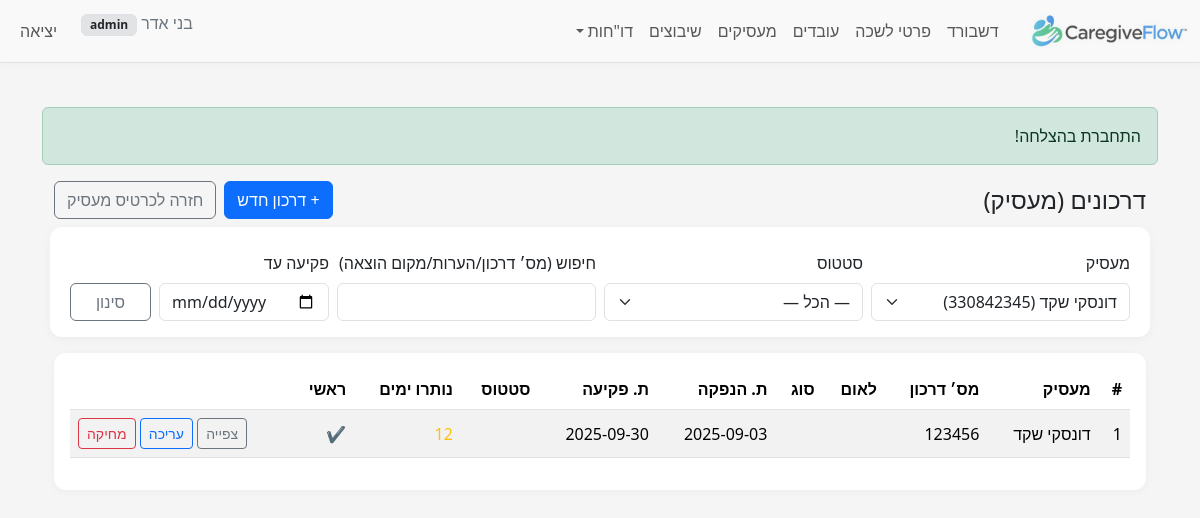
Page /index.php?r=employer_passports/index&employer_id=1 (signed in) on the earlier database version.
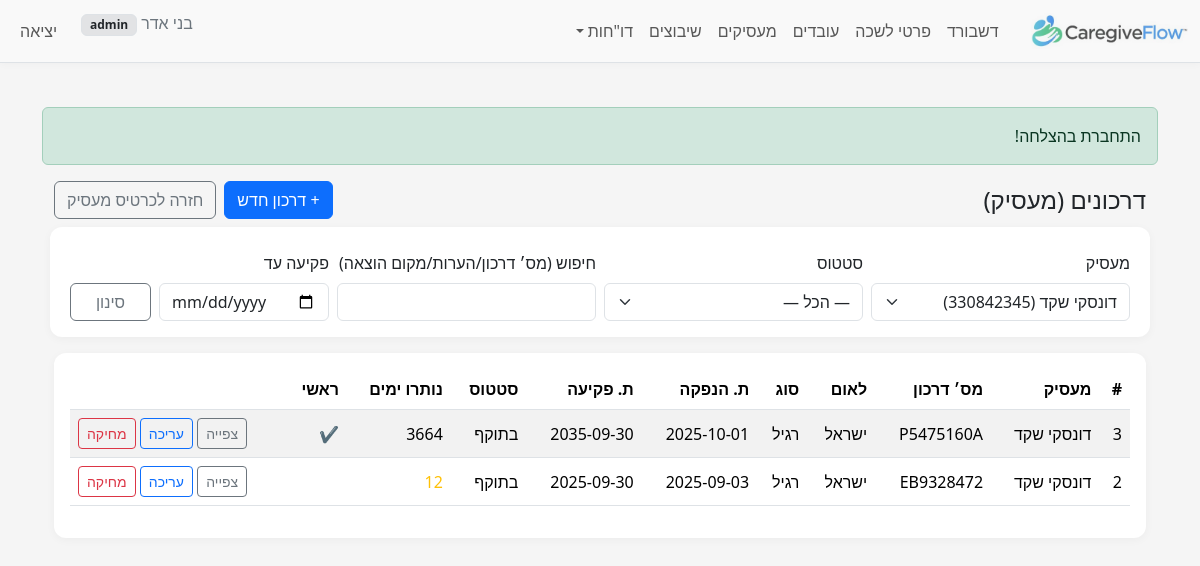
Same page on the later database version.
### tables this page shows
CREATE TABLE `employer_passports` (
  `id` bigint(20) UNSIGNED NOT NULL,
  `employer_id` bigint(20) UNSIGNED NOT NULL,
  `passport_number` varchar(60) NOT NULL,
  `issuing_country_code` char(2) NOT NULL,
  `passport_type_code` tinyint(3) UNSIGNED DEFAULT NULL,
  `country_code` int(10) UNSIGNED DEFAULT NULL,
  `issue_date` date DEFAULT NULL,
  `expiry_date` date DEFAULT NULL,
  `is_primary` tinyint(1) NOT NULL DEFAULT 0,
  `issue_place` varchar(120) DEFAULT NULL,
  `status_code` tinyint(3) UNSIGNED DEFAULT NULL,
  `notes` text DEFAULT NULL,
  `created_at` timestamp NULL DEFAULT current_timestamp(),
  `updated_at` timestamp NULL DEFAULT current_timestamp() ON UPDATE current_timestamp()
);

CREATE TABLE `employers` (
  `id` bigint(20) UNSIGNED NOT NULL,
  `id_type_code` tinyint(3) UNSIGNED NOT NULL,
  `id_number` varchar(20) NOT NULL,
  `passport_number` varchar(20) DEFAULT NULL,
  `last_name` varchar(60) NOT NULL,
  `first_name` varchar(60) NOT NULL,
  `gender_code` tinyint(3) UNSIGNED DEFAULT NULL COMMENT 'Employer gender (1=male,2=female per BAFI)',
  `phone` varchar(10) DEFAULT NULL,
  `phone_prefix_il` varchar(4) DEFAULT NULL,
  `phone_number_il` varchar(10) DEFAULT NULL,
  `phone_alt` varchar(30) DEFAULT NULL,
  `email` varchar(120) DEFAULT NULL,
  `birth_date` date DEFAULT NULL,
  `birth_year` smallint(5) UNSIGNED DEFAULT NULL COMMENT 'Employer birth year (yyyy)',
  `city_code` int(10) UNSIGNED DEFAULT NULL,
  `city_name_he` varchar(120) DEFAULT NULL,
  `street_code` int(10) UNSIGNED DEFAULT NULL,
  `street_name_he` varchar(120) DEFAULT NULL,
  `foreign_country_code` int(10) UNSIGNED DEFAULT NULL COMMENT 'MoI country numeric code for foreign employer',
  `house_no` varchar(10) DEFAULT NULL,
  `apartment` varchar(10) DEFAULT NULL,
  `zipcode` varchar(10) DEFAULT NULL,
  `notes` text DEFAULT NULL,
  `created_at` timestamp NOT NULL DEFAULT current_timestamp(),
  `updated_at` timestamp NULL DEFAULT current_timestamp() ON UPDATE current_timestamp(),
  `company_name` varchar(150) DEFAULT NULL,
  `contact_email` varchar(120) DEFAULT NULL,
  `contact_name` varchar(120) DEFAULT NULL,
  `contact_phone` varchar(30) DEFAULT NULL
);

CREATE TABLE `countries` (
  `country_code` int(10) UNSIGNED NOT NULL,
  `name_he` varchar(100) NOT NULL
);

CREATE TABLE `passport_type_codes` (
  `passport_type_code` tinyint(3) UNSIGNED NOT NULL,
  `name_he` varchar(80) NOT NULL
);

CREATE TABLE `passport_status_codes` (
  `passport_status_code` tinyint(3) UNSIGNED NOT NULL,
  `name_he` varchar(80) NOT NULL
);

### src/controllers/EmployerPassportsController.php (called while the page is built, shortened)
<?php
require_once __DIR__ . '/../models/EmployerPassport.php';
require_once __DIR__ . '/../services/EmployerPassportService.php';
class EmployerPassportsController
{
    public static function index(PDO $pdo)
    {
        $m = new EmployerPassport($pdo);
        $filters = [
            'employer_id'   => $_GET['employer_id'] ?? null,
            'status'        => $_GET['status'] ?? null,
            'q'             => $_GET['q'] ?? null,
            'expires_until' => $_GET['expires_until'] ?? null,
        ];
        $page  = max(1, (int)($_GET['page'] ?? 1));
        $limit = 25; $offset = ($page - 1) * $limit;
        $items = $m->all($filters, $limit, $offset);
        $status_codes  = self::status_codes($pdo);
        $type_codes    = self::type_codes($pdo);
        $country_codes = self::country_codes($pdo);
        require __DIR__.'/../../views/employer_passports/index.php';
    }
    private static function status_codes(PDO $pdo): array
    {
        $rows = $pdo->query("SELECT passport_status_code AS code, name_he FROM passport_status_codes ORDER BY code")
                    ->fetchAll(PDO::FETCH_ASSOC);
        $out = []; foreach ($rows as $r) { $out[(int)$r['code']] = $r['name_he']; } return $out;
    }
    private static function type_codes(PDO $pdo): array
    {
        $rows = $pdo->query("SELECT passport_type_code AS code, name_he FROM passport_type_codes ORDER BY code")
                    ->fetchAll(PDO::FETCH_ASSOC);
        $out = []; foreach ($rows as $r) { $out[(int)$r['code']] = $r['name_he']; } return $out;
    }
    private static function country_codes(PDO $pdo): array
    {
        $rows = $pdo->query("SELECT country_code AS code, name_he FROM countries ORDER BY name_he")
                    ->fetchAll(PDO::FETCH_ASSOC);
        $out = []; foreach ($rows as $r) { $out[(int)$r['code']] = $r['name_he']; } return $out;
    }
}

### public/index.php (called while the page is built, shortened)
<?php
require __DIR__ . '/../src/helpers.php';
$pdo = db();
$route = $_GET['r'] ?? 'dashboard/index';
[$ctrl, $action] = array_pad(explode('/', $route, 2), 2, 'index');
$action = strtok($action, '&?');
$action = preg_replace('/[^A-Za-z0-9_]/', '', $action);
$controllerClass = preg_replace('/[^A-Za-z0-9]/', '', ucwords(str_replace(['_', '-'], ' ', $ctrl))) . 'Controller';
call_user_func([$controllerClass, $action], $pdo);

### src/models/EmployerPassport.php (called while the page is built, shortened)
<?php
class EmployerPassport
{
    private $pdo;
    public function __construct(PDO $pdo)
    {
        $this->pdo = $pdo;
    }
    public function all(array $filters = [], int $limit = 25, int $offset = 0, ?string $order_by = null): array
    {
        $where  = [];
        $params = [];
        if (!empty($filters['employer_id'])) {
            $where[] = 'p.employer_id = :employer_id';
            $params[':employer_id'] = (int)$filters['employer_id'];
        }
        $whereSql = $where ? ('WHERE ' . implode(' AND ', $where)) : '';
        $order    = $order_by ?: 'p.is_primary DESC, p.expiry_date ASC, p.id DESC';
        $sql = "SELECT p.*, e.first_name, e.last_name, e.id_number, e.passport_number AS employer_passport_number,
                       sc.name_he AS status_name,
                       tc.name_he AS type_name,
                       c.name_he  AS country_name
                  FROM employer_passports p
             LEFT JOIN employers             e  ON e.id = p.employer_id
             LEFT JOIN passport_status_codes sc ON sc.passport_status_code  = p.status_code
             LEFT JOIN passport_type_codes   tc ON tc.passport_type_code    = p.passport_type_code
             LEFT JOIN countries             c  ON c.country_code           = p.country_code
                  $whereSql
                  ORDER BY $order
                 LIMIT :limit OFFSET :offset";
        $stmt = $this->pdo->prepare($sql);
        foreach ($params as $k => $v) { $stmt->bindValue($k, $v); }
        $stmt->bindValue(':limit', max(0, $limit), PDO::PARAM_INT);
        $stmt->bindValue(':offset', max(0, $offset), PDO::PARAM_INT);
        $stmt->execute();
        return $stmt->fetchAll(PDO::FETCH_ASSOC) ?: [];
    }
}

### src/helpers.php (called while the page is built, shortened)
<?php
function e($str): string { return htmlspecialchars((string)$str, ENT_QUOTES | ENT_SUBSTITUTE, 'UTF-8'); }

### src/services/EmployerPassportService.php (called while the page is built, shortened)
<?php
class EmployerPassportService
{
    public static function derivedStatusCode($status_code, ?string $expiry_date)
    {
        return is_numeric($status_code) ? (int)$status_code : null;
    }
    public static function daysUntilExpiry(?string $expiry_date): ?int
    {
        $d = (new DateTime($expiry_date))->setTime(0,0,0);
        $t = (new DateTime('today'))->setTime(0,0,0);
        return (int)$t->diff($d)->format('%r%a');
    }
}

### views/employer_passports/index.php (the view, shortened to what the changed rows need)
<?php require __DIR__ . '/../layout/header.php'; ?>
<div class="container" dir="rtl">
    <div class="d-flex justify-content-between align-items-center mb-3">
        <h1 class="h4 mb-0">דרכונים (מעסיק)</h1>
    </div>
    <div class="table-responsive">
        <table class="table table-striped align-middle">
            <thead>
                <tr>
                    <th>#</th>
                    <th>מעסיק</th>
                    <th>מס׳ דרכון</th>
                    <th>לאום</th>
                    <th>סוג</th>
                    <th>ת. הנפקה</th>
                    <th>ת. פקיעה</th>
                    <th>סטטוס</th>
                    <th>נותרו ימים</th>
                    <th>ראשי</th>
                    <th></th>
                </tr>
            </thead>
            <tbody>
            <?php foreach ($items as $row): ?>
                <?php
                    $derived = EmployerPassportService::derivedStatusCode($row['status_code'] ?? null, $row['expiry_date'] ?? null);
                    $days    = EmployerPassportService::daysUntilExpiry($row['expiry_date'] ?? null);
                ?>
                <tr>
                    <td><?= e($row['id']) ?></td>
                    <td>
                        <?= e($row['last_name'].' '.$row['first_name']) ?><br>
                    </td>
                    <td><?= e($row['passport_number']) ?></td>
                    <td><?= e($row['country_name'] ?? ($row['country_code']!==null?($country_codes[(int)$row['country_code']]??''):'')) ?></td>
                    <td><?= e($row['type_name'] ?? ($row['passport_type_code']!==null?($type_codes[(int)$row['passport_type_code']]??''):'')) ?></td>
                    <td><?= e($row['issue_date']) ?></td>
                    <td><?= e($row['expiry_date']) ?></td>
                    <td>
                        <?php if ($derived === 'expired'): ?>
                            <span class="badge bg-danger">פג</span>
                        <?php else: ?>
                            <?= e($row['status_name'] ?? ($status_codes[(int)($row['status_code'] ?? 0)] ?? '')) ?>
                        <?php endif; ?>
                    </td>
                    <td>
                        <?php if (is_null($days)): ?>—
                        <?php elseif ($days < 0): ?><span class="text-danger"><?= e($days) ?></span>
                        <?php elseif ($days <= 30): ?><span class="text-warning"><?= e($days) ?></span>
                        <?php else: ?><?= e($days) ?>
                        <?php endif; ?>
                    </td>
                    <td><?= !empty($row['is_primary']) ? '✔' : '' ?></td>
                    <td class="text-end">
                        <a class="btn btn-sm btn-outline-secondary" href="?r=employer_passports/view&id=<?= e($row['id']) ?>&employer_id=<?= e($filters['employer_id']) ?>">צפייה</a>
                        <a class="btn btn-sm btn-outline-primary" href="?r=employer_passports/edit&id=<?= e($row['id']) ?>&employer_id=<?= e($filters['employer_id']) ?>">עריכה</a>
                        <a class="btn btn-sm btn-outline-danger" href="?r=employer_passports/delete&id=<?= e($row['id']) ?>" onclick="return confirm('למחוק?');">מחיקה</a>
                    </td>
                </tr>
            <?php endforeach; ?>
            </tbody>
        </table>
    </div>
</div>
<?php require __DIR__ . '/../layout/footer.php'; ?>

Differences in the rows shown:
removed employer_passports: id "1", employer.first_name "דונסקי שקד", passport_number "123456", issue_date "2025-09-03", expiry_date "2025-09-30", expiry_date "12"
added employer_passports: id "3", employer.first_name "דונסקי שקד", passport_number "P5475160A", country_code.name_he "ישראל", passport_type_code.name_he "רגיל", issue_date "2025-10-01", expiry_date "2035-09-30", status_code.name_he "בתוקף", expiry_date "3664"
added employer_passports: id "2", employer.first_name "דונסקי שקד", passport_number "EB9328472", country_code.name_he "ישראל", passport_type_code.name_he "רגיל", issue_date "2025-09-03", expiry_date "2025-09-30", status_code.name_he "בתוקף", expiry_date "12"
